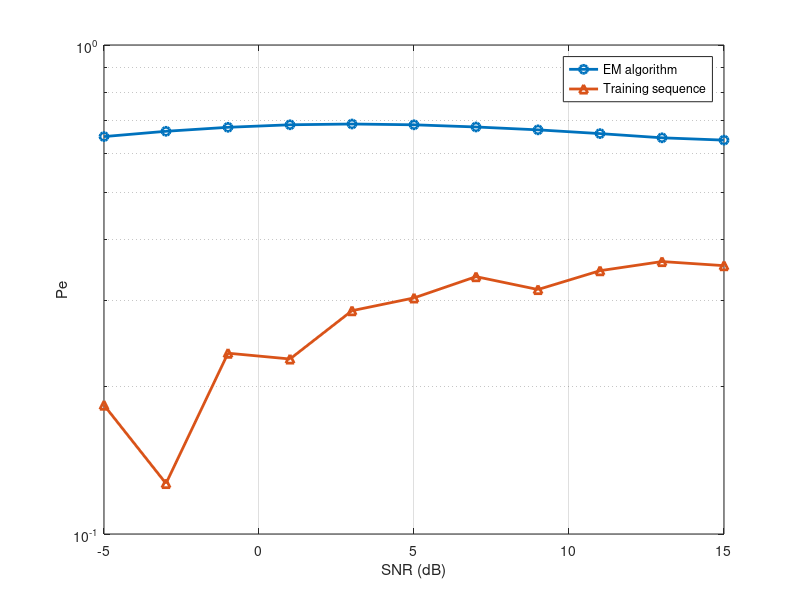

The MATLAB script that drew this image:
%% Part (c): EM algorithm to estimate rho
clear all; close all; clc;

%% Parameters
n = 10000; % number of symbols
M = 100; % number of Monte Carlo trials
SNRdBs = -5:2:15; % range of SNR values
SNRs = 10.^(SNRdBs/10);
rho_true = 0.5; % true value of rho

%% Initialization
Pe_EM = zeros(length(SNRs), 1);
Pe_TS = zeros(length(SNRs), 1);

%% Main loop
for i = 1:length(SNRs)
    SNR = SNRs(i);
    sigma2 = 0.5 ./ SNR;
    
    for j = 1:M
        %% Generate channel and symbols
        h = sqrt(rho_true)*randn(1, n) + sqrt(1 - rho_true)*randn(1, n);
        s = sign(randn(1, n));
        x = sqrt(sigma2).*randn(1, n);
        r = h.*s + x;
        
        %% EM algorithm
        rho_EM = 0.5; % initial guess
        for k = 1:100 % EM iterations
            r_hat = sqrt(rho_EM).*s + sqrt(1 - rho_EM).*x;
            z = r.*conj(r_hat) ./ (abs(r_hat).^2);
            rho_EM = mean(z);
        end
        
        %% Detection with training sequence
        m = 100; % length of training sequence
        r_TS = r(m+1:end);
        s_TS = s(m+1:end);
        z_TS = r_TS.*conj(s_TS) ./ (abs(s_TS).^2);
        rho_TS = mean(z_TS);
        
        %% Calculate Pe
        if rho_EM >= 0
            Pe_EM(i) = Pe_EM(i) + (1 - qfunc(sqrt(SNR/(1 + SNR)*abs(rho_EM))));
        else
            Pe_EM(i) = Pe_EM(i) + (1 - qfunc(sqrt(SNR/(1 + SNR)*abs(rho_EM))) - exp(-SNR/(1 + SNR)*(1 - abs(rho_EM))));
        end
        
        if rho_TS >= 0
            Pe_TS(i) = Pe_TS(i) + (1 - qfunc(sqrt(SNR/(1 + SNR)*abs(rho_TS))));
        else
            Pe_TS(i) = Pe_TS(i) + (1 - qfunc(sqrt(SNR/(1 + SNR)*abs(rho_TS))) - exp(-SNR/(1 + SNR)*(1 - abs(rho_TS))));
        end
    end
    
    %% Average Pe over Monte Carlo trials
    Pe_EM(i) = Pe_EM(i) / M;
    Pe_TS(i) = Pe_TS(i) / M;
end

%% Plot Pe versus SNR
figure;
semilogy(SNRdBs, Pe_EM, '-o', 'LineWidth', 2);
hold on;
semilogy(SNRdBs, Pe_TS, '-^', 'LineWidth', 2);
grid on;
xlabel('SNR (dB)');
ylabel('Pe');
legend('EM algorithm', 'Training sequence');
